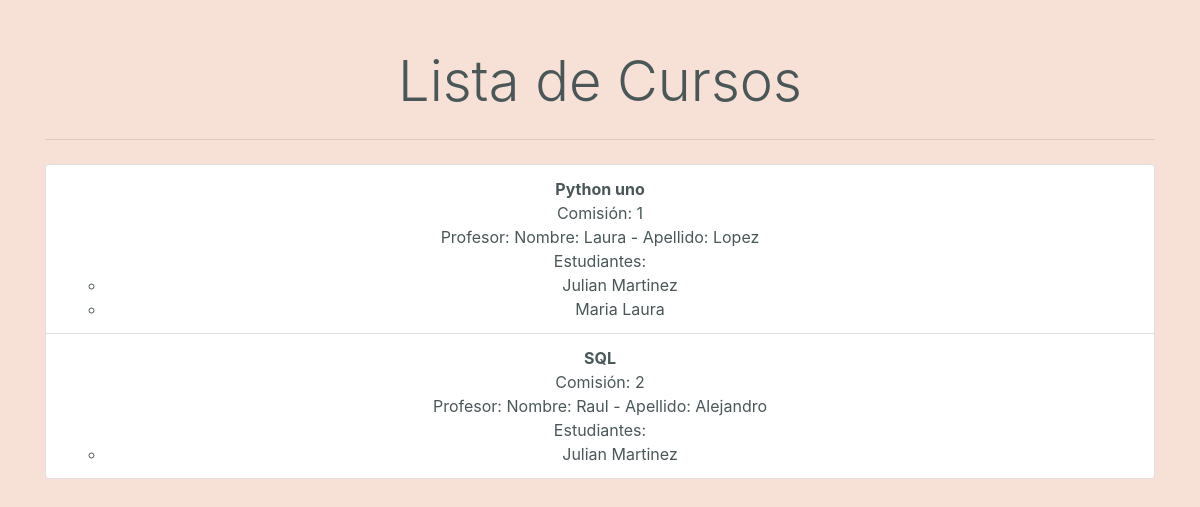
The app's page /cursos/, older data.
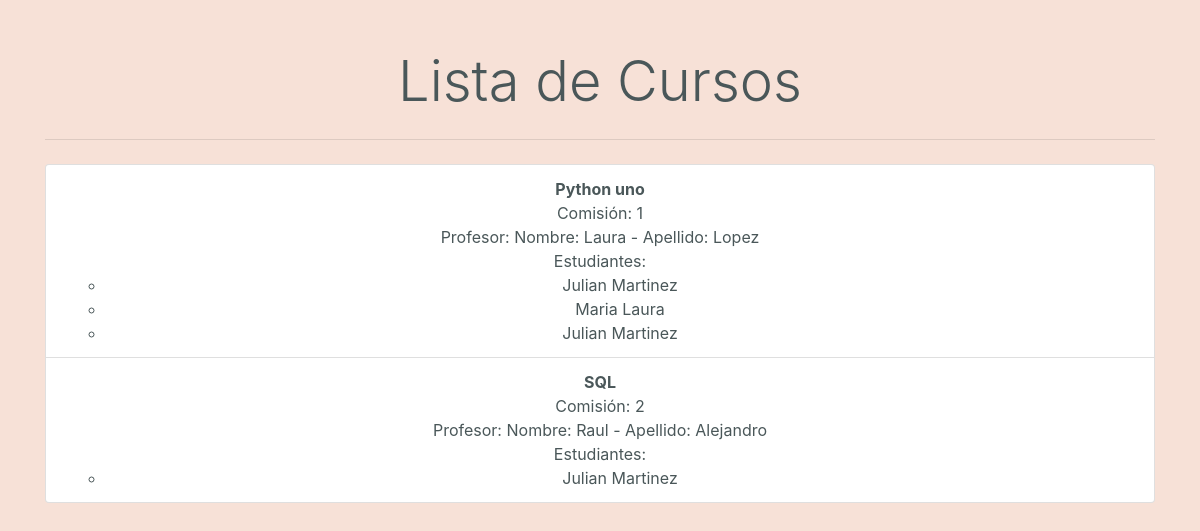
The same page, newer data.
### core/models.py (models this page shows, shortened)
class Curso(models.Model):
     nombre = models.CharField(max_length= 50)
     comision = models.PositiveIntegerField()
     profesor = models.ForeignKey(Profesor, on_delete=models.SET_NULL, null=True, blank=True)

class Profesor(models.Model):
    nombre= models.CharField(max_length=30 )
    apellido= models.CharField(max_length= 50)
    email= models.EmailField()
    def __str__(self) -> str:
        return f"Nombre: {self.nombre} - Apellido: {self.apellido}"

class CursoEstudiantes(models.Model):
    curso = models.ForeignKey(Curso, on_delete=models.CASCADE)
    estudiante = models.ForeignKey(Estudiante, on_delete=models.CASCADE)

class Estudiante(models.Model):
    nombre= models.CharField(max_length= 30)
    apellido = models.CharField(max_length=30)
    email= models.EmailField()

### core/views.py (the view)
# urls.py: path("cursos/", views.CursoListView.as_view(), name="curso_list"),
class CursoListView(ListView):
    model = Curso
    template_name = 'core/curso_list.html'  # Ajusta el nombre del template según tu estructura
    context_object_name = 'cursos'

### core/templates/core/curso_list.html
{% extends 'core/base.html' %}
{% block contenido %}
    <div class="container mt-5">
        <div class="text-center">
            <h1 class="display-4 animate__animated animate__fadeIn">Lista de Cursos</h1>
            <hr class="my-4 animate__animated animate__fadeIn">
            {% if cursos %}
                <ul class="list-group">
                    {% for curso in cursos %}
                        <li class="list-group-item animate__animated animate__fadeIn">
                            <strong>{{ curso.nombre }}</strong>
                            <br>
                            <span>Comisión: {{ curso.comision }}</span>
                            <br>
                            <span>Profesor: {{ curso.profesor }}</span>
                            <br>
                            <span>Estudiantes:</span>
                            <ul>
                                {% for ce in curso.cursoestudiantes_set.all %}
                                    <li>{{ ce.estudiante.nombre }} {{ ce.estudiante.apellido }}</li>
                                {% endfor %}
                            </ul>
                        </li>
                    {% endfor %}
                </ul>
            {% else %}
                <p>No hay cursos disponibles.</p>
            {% endif %}
        </div>
    </div>
{% endblock contenido %}

Row changes from the older to the newer data that the page shows:
added CursoEstudiantes: estudiante.nombre "Julian", estudiante.apellido "Martinez", shown under Curso "Python uno"
